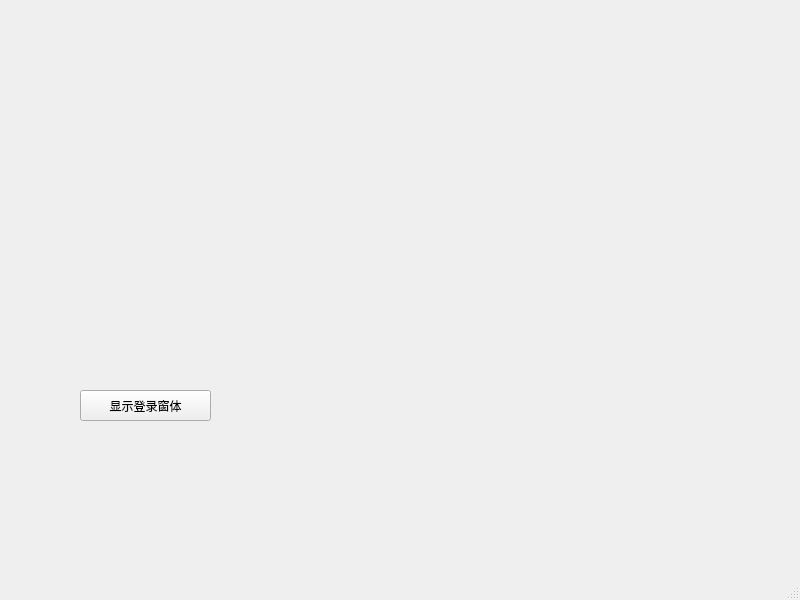
<?xml version="1.0" encoding="UTF-8"?>
<ui version="4.0">
 <class>MainWindow</class>
 <widget class="QMainWindow" name="MainWindow">
  <property name="geometry">
   <rect>
    <x>0</x>
    <y>0</y>
    <width>800</width>
    <height>600</height>
   </rect>
  </property>
  <property name="windowTitle">
   <string>MainWindow</string>
  </property>
  <widget class="QWidget" name="centralwidget">
   <widget class="QPushButton" name="pushButton">
    <property name="geometry">
     <rect>
      <x>80</x>
      <y>390</y>
      <width>131</width>
      <height>31</height>
     </rect>
    </property>
    <property name="text">
     <string>显示登录窗体</string>
    </property>
   </widget>
  </widget>
  <widget class="QMenuBar" name="menubar">
   <property name="geometry">
    <rect>
     <x>0</x>
     <y>0</y>
     <width>800</width>
     <height>23</height>
    </rect>
   </property>
  </widget>
  <widget class="QStatusBar" name="statusbar"/>
 </widget>
 <resources/>
 <connections/>
</ui>
